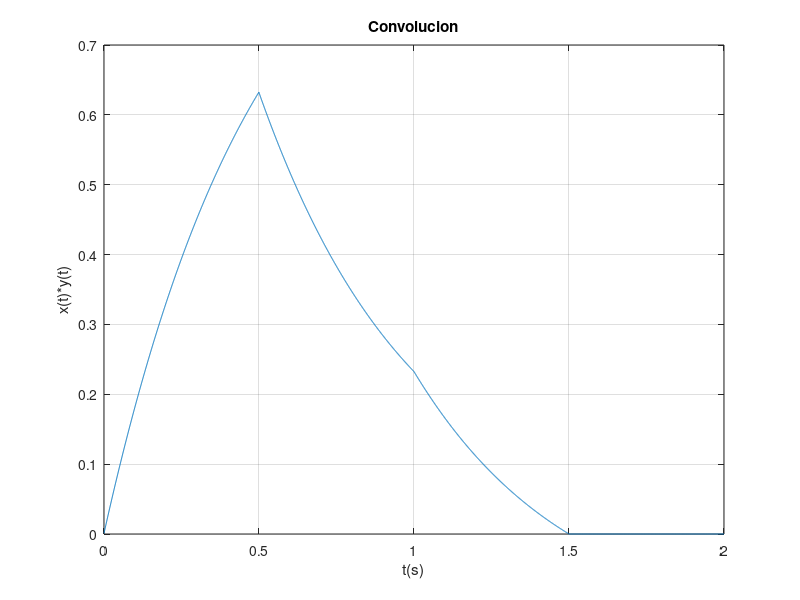

This chart was generated by the following MATLAB code:
clc 
clear all 
close all
a=1;
T=1;
A=1;
Ts=1e-3;
t=0:Ts:2;
t2=0:Ts/2:2;
xt=a*exp(-a*t);
yt=A*rectpuls(t-(T/2), T);
w=conv(xt, yt)/1000;
plot(t2, w); grid on;
title('Convolucion'); xlabel('t(s)'); ylabel('x(t)*y(t)');
